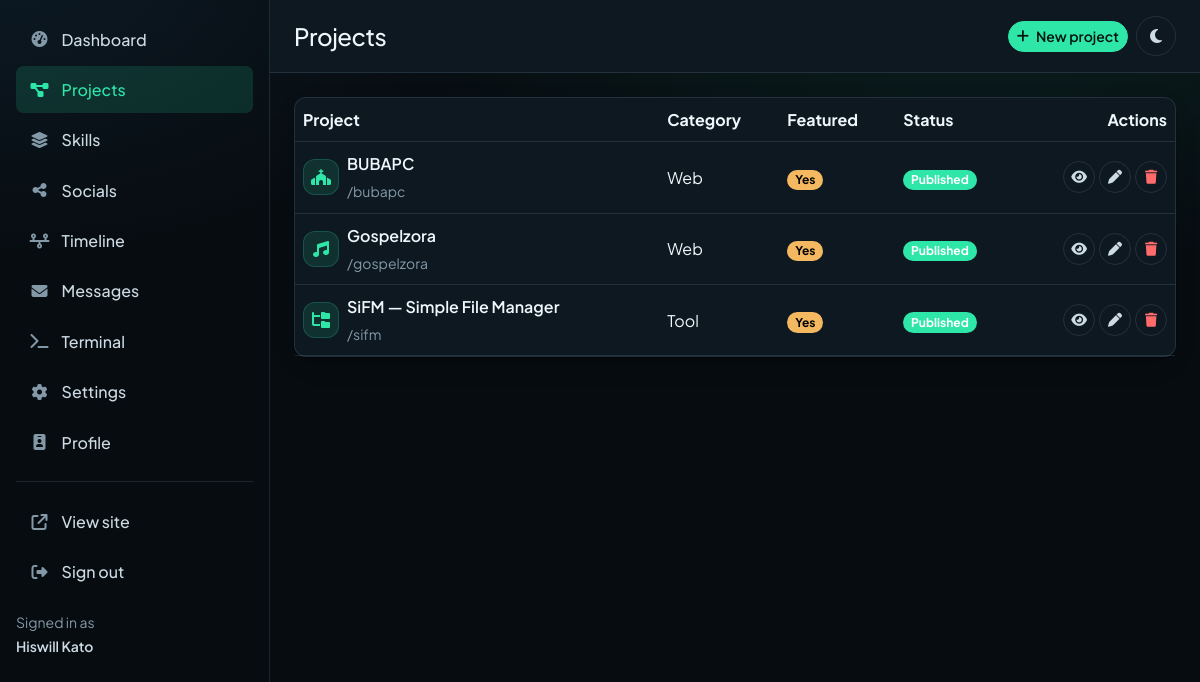
The app's page /admin/projects.php (signed in) with its own data.
### tables this page shows
CREATE TABLE profile (
  id        INT UNSIGNED NOT NULL AUTO_INCREMENT,
  name      VARCHAR(80)  NOT NULL,
  alias     VARCHAR(40)  NOT NULL DEFAULT '',
  title     VARCHAR(120) NOT NULL,
  tagline   VARCHAR(200) NOT NULL DEFAULT '',
  bio       TEXT         NOT NULL,
  about     MEDIUMTEXT   NOT NULL,
  location  VARCHAR(120) NOT NULL DEFAULT '',
  campus    VARCHAR(160) NOT NULL DEFAULT '',
  degree    VARCHAR(160) NOT NULL DEFAULT '',
  email     VARCHAR(160) NOT NULL DEFAULT '',
  phone     VARCHAR(40)  NOT NULL DEFAULT '',
  avatar    VARCHAR(200) NOT NULL DEFAULT '',
  resume    VARCHAR(200) NOT NULL DEFAULT '',
  available TINYINT(1)   NOT NULL DEFAULT 1,
  updated   TIMESTAMP    NOT NULL DEFAULT CURRENT_TIMESTAMP ON UPDATE CURRENT_TIMESTAMP,
  PRIMARY KEY (id)
);

CREATE TABLE projects (
  id       INT UNSIGNED NOT NULL AUTO_INCREMENT,
  title    VARCHAR(120) NOT NULL,
  slug     VARCHAR(140) NOT NULL,
  summary  VARCHAR(280) NOT NULL DEFAULT '',
  body     MEDIUMTEXT   NOT NULL,
  tech     VARCHAR(255) NOT NULL DEFAULT '',
  category VARCHAR(40)  NOT NULL DEFAULT 'web',
  repo     VARCHAR(255) NOT NULL DEFAULT '',
  live     VARCHAR(255) NOT NULL DEFAULT '',
  icon     VARCHAR(60)  NOT NULL DEFAULT 'fa-solid fa-code',
  featured TINYINT(1)   NOT NULL DEFAULT 0,
  status   ENUM('published','draft') NOT NULL DEFAULT 'published',
  sort     INT UNSIGNED NOT NULL DEFAULT 0,
  created  TIMESTAMP    NOT NULL DEFAULT CURRENT_TIMESTAMP,
  PRIMARY KEY (id),
  UNIQUE KEY projects_slug (slug)
);

### app/db.php (called while the page is built, shortened)
<?php
function db(): mysqli
{
    static $conn = null;
    if ($conn === null) {
        try {
            $conn = new mysqli(DB_HOST, DB_USER, DB_PASS, DB_NAME);
            $conn->set_charset('utf8mb4');
        } catch (mysqli_sql_exception $problem) {
            http_response_code(503);
            $detail = SHOW_ERRORS ? '<p><code>' . htmlspecialchars($problem->getMessage()) . '</code></p>' : '';
            exit('<!doctype html><meta charset="utf-8"><title>Database unavailable</title>'
                . '<div style="font:16px/1.6 system-ui;max-width:36rem;margin:14vh auto;padding:0 1.5rem">'
                . '<h1 style="font-size:1.4rem">The database is not reachable.</h1>'
                . $detail
                . '<p>Check the <code>DB_*</code> values in <code>app/config.php</code> and that MariaDB is running.</p>'
                . '</div>');
        }
    }
    return $conn;
}
function query(string $sql, array $args = []): mysqli_stmt
{
    $statement = db()->prepare($sql);
    $statement->execute();
    return $statement;
}
function one(string $sql, array $args = []): ?array
{
    $row = query($sql, $args)->get_result()->fetch_assoc();
    return $row ?: null;
}
function all(string $sql, array $args = []): array
{
    return query($sql, $args)->get_result()->fetch_all(MYSQLI_ASSOC);
}

### app/data.php (called while the page is built, shortened)
<?php
function me(): array
{
    static $me = null;
    if ($me === null) {
        $me = one('SELECT * FROM profile ORDER BY id LIMIT 1') ?? [];
    }
    return $me;
}
function projects(bool $everything = false): array
{
    $clause = $everything ? '' : "WHERE status = 'published'";
    return all("SELECT * FROM projects $clause ORDER BY featured DESC, sort, created DESC");
}

### admin/projects.php (the view, shortened to what this page needs)
<?php
require __DIR__ . '/../app/init.php';
$title   = 'Projects';
$actions = '<a class="btn btn-primary btn-sm" href="' . panel('project') . '">' . icon('fa-solid fa-plus') . ' New project</a>';
$items   = projects(true);
require __DIR__ . '/parts/header.php';
?>
<?php if ($items === []): ?>
    <div class="card p-5 text-center">
        <?= icon('fa-regular fa-folder-open fa-2x text-primary mb-3') ?>
        <p class="text-body-secondary mb-3">No projects yet.</p>
        <a class="btn btn-primary" href="<?= panel('project') ?>"><?= icon('fa-solid fa-plus') ?> Add your first project</a>
    </div>
<?php else: ?>
    <div class="card">
        <div class="table-responsive">
            <table class="table table-hover align-middle mb-0">
                <thead>
                    <tr>
                        <th>Project</th>
                        <th class="d-none d-md-table-cell">Category</th>
                        <th>Featured</th>
                        <th>Status</th>
                        <th class="text-end">Actions</th>
                    </tr>
                </thead>
                <tbody>
                    <?php foreach ($items as $item): ?>
                        <tr>
                            <td>
                                <div class="d-flex align-items-center gap-2">
                                    <span class="work-icon" style="width:2.25rem;height:2.25rem;font-size:1rem;">
                                        <?= icon($item['icon']) ?>
                                    </span>
                                    <span>
                                        <span class="fw-semibold d-block"><?= e($item['title']) ?></span>
                                        <span class="small text-body-secondary">/<?= e($item['slug']) ?></span>
                                    </span>
                                </div>
                            </td>
                            <td class="d-none d-md-table-cell text-capitalize"><?= e($item['category']) ?></td>
                            <td>
                                <?php if ($item['featured']): ?>
                                    <span class="badge rounded-pill text-bg-warning">Yes</span>
                                <?php else: ?>
                                    <span class="badge rounded-pill text-bg-secondary">No</span>
                                <?php endif; ?>
                            </td>
                            <td>
                                <?php if ($item['status'] === 'published'): ?>
                                    <span class="badge rounded-pill text-bg-success">Published</span>
                                <?php else: ?>
                                    <span class="badge rounded-pill text-bg-secondary">Draft</span>
                                <?php endif; ?>
                            </td>
                            <td class="text-end">
                                <div class="d-inline-flex gap-1">
                                    <a class="btn btn-ghost btn-sm rounded-circle" href="<?= url('projects/' . $item['slug']) ?>"
                                       target="_blank" rel="noopener" title="View"><?= icon('fa-solid fa-eye') ?></a>
                                    <a class="btn btn-ghost btn-sm rounded-circle" href="<?= panel('project?id=' . $item['id']) ?>"
                                       title="Edit"><?= icon('fa-solid fa-pen') ?></a>
                                    <form method="post" action="<?= panel('projects') ?>" class="d-inline">
                                        <button class="btn btn-ghost btn-sm rounded-circle text-danger" type="submit"
                                                data-confirm="Delete &quot;<?= e($item['title']) ?>&quot;? This cannot be undone."
                                                title="Delete"><?= icon('fa-solid fa-trash') ?></button>
                                    </form>
                                </div>
                            </td>
                        </tr>
                    <?php endforeach; ?>
                </tbody>
            </table>
        </div>
    </div>
<?php endif; ?>
<?php require __DIR__ . '/parts/footer.php'; ?>

### app/functions.php (shortened to what this page needs)
<?php
function e(mixed $value): string
{
    return htmlspecialchars((string) $value, ENT_QUOTES, 'UTF-8');
}
function url(string $path = ''): string
{
    if (BASE_URL !== '') {
        $base = rtrim(BASE_URL, '/');
    } else {
        $scheme = (($_SERVER['HTTPS'] ?? '') === 'on') ? 'https' : 'http';
        $base = $scheme . '://' . ($_SERVER['HTTP_HOST'] ?? 'localhost');
    }
    return $path === '' ? $base : $base . '/' . ltrim($path, '/');
}
function asset(string $path): string
{
    return url('assets/' . ltrim($path, '/'));
}
function panel(string $path = ''): string
{
    return url('admin/' . ltrim($path, '/'));
}
function icon(string $classes): string
{
    return '<i class="' . e($classes) . '" aria-hidden="true"></i>';
}
function themeToggle(string $extra = ''): string
{
    $extra = $extra === '' ? '' : ' ' . $extra;
    return '<button type="button" class="btn btn-ghost rounded-circle theme-toggle' . $extra
        . '" aria-label="Switch theme">'
        . icon('fa-solid fa-moon') . icon('fa-solid fa-sun') . '</button>';
}
function owner(): ?array
{
    return $_SESSION['user'] ?? null;
}
function guard(): array
{
    $user = owner();
    return $user;
}

### admin/parts/header.php (shortened to what this page needs)
<?php
$user = guard();
$me   = me();
$here = basename($_SERVER['SCRIPT_NAME'] ?? 'index.php', '.php');
$label = $title ?? 'Dashboard';
$menu = [
    ['index',    ['index'],                     'Dashboard', 'fa-solid fa-gauge-high'],
    ['projects', ['projects', 'project'],       'Projects',  'fa-solid fa-diagram-project'],
    ['skills',   ['skills', 'skill'],           'Skills',    'fa-solid fa-layer-group'],
    ['socials',  ['socials', 'social'],         'Socials',   'fa-solid fa-share-nodes'],
    ['timelines', ['timelines', 'timeline'],    'Timeline',  'fa-solid fa-timeline'],
    ['messages', ['messages', 'message'],       'Messages',  'fa-solid fa-envelope'],
    ['terminal', ['terminal'],                  'Terminal',  'fa-solid fa-terminal'],
    ['settings', ['settings'],                  'Settings',  'fa-solid fa-gear'],
    ['profile',  ['profile'],                   'Profile',   'fa-solid fa-id-badge'],
];
?>
<!doctype html>
<html lang="en" data-theme="dark" data-bs-theme="dark">
<head>
<link rel="stylesheet" href="<?= asset('css/bootstrap.min.css') ?>">
<link rel="stylesheet" href="<?= asset('css/all.min.css') ?>">
<link rel="stylesheet" href="<?= asset('css/style.css') ?>">
</head>
<body>
<div class="admin-shell d-flex">
    <div class="offcanvas-lg offcanvas-start admin-side" id="sidebar" tabindex="-1" aria-label="Admin menu">
        <div class="offcanvas-body d-flex flex-column p-3">
            <nav class="d-grid gap-1">
                <?php foreach ($menu as [$key, $scripts, $text, $glyph]): ?>
                    <?php $active = in_array($here, $scripts, true); ?>
                    <a class="admin-link<?= $active ? ' active' : '' ?>" href="<?= panel($key === 'index' ? '' : $key) ?>">
                        <i class="<?= e($glyph) ?>"></i>
                        <span><?= e($text) ?></span>
                    </a>
                <?php endforeach; ?>
            </nav>
            <hr class="my-3">
            <nav class="d-grid gap-1">
                <a class="admin-link" href="<?= url() ?>" target="_blank" rel="noopener">
                    <i class="fa-solid fa-arrow-up-right-from-square"></i><span>View site</span>
                </a>
                <a class="admin-link" href="<?= panel('logout') ?>">
                    <i class="fa-solid fa-right-from-bracket"></i><span>Sign out</span>
                </a>
            </nav>
            <div class="mt-auto pt-3 small text-body-secondary">
                Signed in as<br><span class="fw-semibold text-body"><?= e($user['name']) ?></span>
            </div>
        </div>
    </div>
    <div class="flex-grow-1 min-width-0">
        <header class="d-flex align-items-center gap-3 px-3 px-lg-4 py-3 border-bottom"
                style="background: var(--surface); position: sticky; top: 0; z-index: 1020;">
            <h1 class="h4 mb-0"><?= e($label) ?></h1>
            <div class="ms-auto d-flex align-items-center gap-2">
                <?php if (!empty($actions)): ?>
                    <div class="d-flex flex-wrap gap-2"><?= $actions ?></div>
                <?php endif; ?>
                <?= themeToggle() ?>
            </div>
        </header>
        <div class="p-3 p-lg-4">

### records on screen
profile: name "Hiswill Kato"
projects: title "BUBAPC", slug "bubapc", category "Web", featured "Yes", status "Published"
projects: title "Gospelzora", slug "gospelzora", category "Web", featured "Yes", status "Published"
projects: title "SiFM — Simple File Manager", slug "sifm", category "Tool", featured "Yes", status "Published"

### other values on screen
$text "Dashboard"
$text "Projects"
$text "Skills"
$text "Socials"
$text "Timeline"
$text "Messages"
$text "Terminal"
$text "Settings"
$text "Profile"
$label "Projects"
